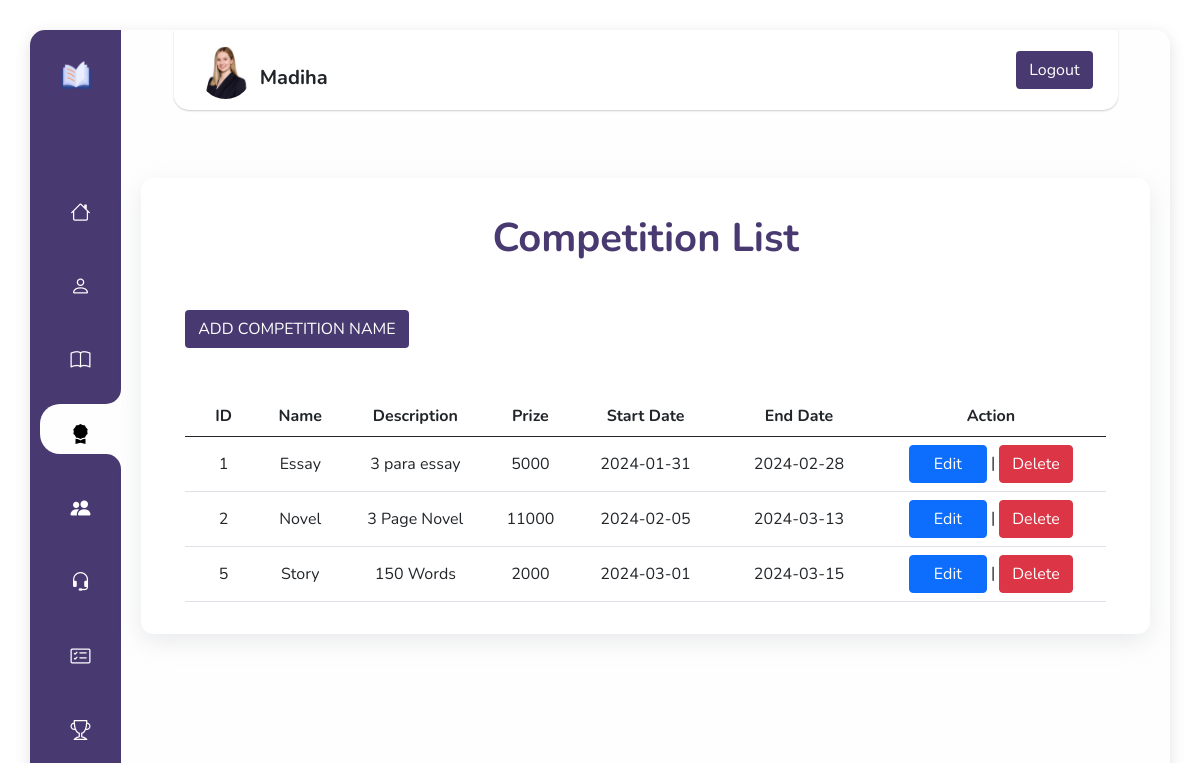
The page /dashboard/complist.php (signed in) on the database its author committed.
### tables this page shows
CREATE TABLE `competition_list` (
  `comp_id` int(11) NOT NULL,
  `comp_name` varchar(250) DEFAULT NULL,
  `comp_description` varchar(250) DEFAULT NULL,
  `comp_prize_amount` int(11) DEFAULT NULL,
  `comp_start_date` date DEFAULT NULL,
  `comp_end_date` date DEFAULT NULL
);

### dashboard/adminsession.php (called while the page is built, shortened)
<?php
include 'conn.php';
if(isset($_SESSION['adminid'])){
    $id = $_SESSION['adminid'];
    $query = "SELECT * FROM admins WHERE a_id = $id";
    $runn = mysqli_query($conn , $query);
    $rows = mysqli_fetch_array($runn);
    $user = $rows['a_name'];
}
else
header('location:adminlogin.php');
?>

### dashboard/complist.php (the view, shortened to what this page needs)
<?php
    include "conn.php";
    include 'adminsession.php';
    ?>
<!DOCTYPE html>
<html lang="en">
<head>
    <link rel="stylesheet" href="https://cdn.jsdelivr.net/npm/bootstrap@5.0.2/dist/css/bootstrap.min.css">
    <link rel="stylesheet" href="https://cdn.jsdelivr.net/npm/bootstrap-icons@1.11.2/font/bootstrap-icons.min.css">
    <link rel="stylesheet" href="https://stackpath.bootstrapcdn.com/font-awesome/4.7.0/css/font-awesome.min.css">
</head>
<body>
<main>
      <nav class="main-menu">
        <a href="../index.php"> <img class="sidelogo" src="images/book.png" alt="" /></a>
        <br><br><br>
       <div  class="row">
        <ul class="col">
          <li class="nav-item ">
            <a href="dashboard.php">
              <i class="bi bi-house nav-icon"></i>
            </a>
          </li>
          <br>
          <li class="nav-item">
            <a href="book.php">
              <i class="bi bi-person nav-icon"></i>
            </a>
          </li>
<br>
          <li class="nav-item ">
            <a href="publishbk.php">
              <i class="bi bi-book nav-icon"></i>
            </a>
          </li>
<br>
          <li class="nav-item active">
            <b></b>
            <b></b>
            <a href="complist.php">
              <i class="bi bi-award-fill nav-icon"></i>
            </a>
          </li>
<br>
          <li class="nav-item">
            <a href="customer.php">
              <i class="bi bi-people-fill nav-icon"></i>
            </a>
          </li>
<br>
          <li class="nav-item">
            <a href="dealer.php">
              <i class="bi bi-headset nav-icon"></i>
            </a>
          </li>
          <br>
          <li class="nav-item">
            <a href="orders.php">
            <i class="bi bi-card-checklist nav-icon"></i>
            </a>
          </li>
          <br>
          <li class="nav-item">
            <a href="winners.php">
            <i class="bi bi-trophy nav-icon"></i>
            </a>
          </li>
        </ul>
        </div>
      </nav>
    <header>
        <div class="nav-wrapper">
            <div class="logo-container">
            <img class="rounded-circle mt-1" src="<?php echo "images/" . $rows['a_img'] ?>" width="53">
            <h5 class="text-center text-dark mt-4 mx-2 fw-bolder">
              <?php echo $user; ?>
            </h5>
            </div>
            <nav>
            <a href="adminlogout.php" class="btn btncolor" tabindex="-1" role="button" aria-disabled="true">Logout</a>
          </nav>
          </div>
          <br><br>
          <section>
          <h1 class="text-center fw-bold" style="color: rgb(73, 57, 113);"7>Competition List</h1>
        <div class="container mt-5">
            <a class="btn btncolor" data-bs-theme="dark" href="comp_name.php">ADD COMPETITION NAME</a>
                <table class="table mt-5 text-center align-middle">
                    <thead>
                        <tr>
                            <th>ID</th>
                            <th>Name</th>
                            <th>Description</th>
                            <th>Prize</th>
                            <th>Start Date</th>
                            <th>End Date</th>
                            <th>Action</th>
                        </tr>
                    </thead>
                    <tbody>
                        <?php
                            $query = "SELECT * FROM competition_list";
                            $run = mysqli_query($conn ,$query);
                            if(mysqli_num_rows($run)){
                                while($row = mysqli_fetch_array($run)){
                        ?>
                        <tr>
                            <td class="col-1"><?php echo $row['comp_id']?></td>
                            <td class="col-1"><?php echo $row['comp_name']?></td>
                            <td class="col-2"><?php echo $row['comp_description']?></td>
                            <td class="col-1"><?php echo $row['comp_prize_amount']?></td>
                            <td class="col-2"><?php echo $row['comp_start_date']?></td>
                            <td class="col-2"><?php echo $row['comp_end_date']?></td>
                            <td>
                               <a class="btn btn-primary px-4" href="comp_edit.php?id=<?php echo $row['comp_id']?>"> Edit  </a> |
                            <a class="btn btn-danger" href="compdelete.php?id=<?php echo $row['comp_id']?>">Delete</a>
                 </td>
                        </tr>
                        <?php
                                }
                            }
                        ?>
                    </tbody>
                </table>
        </div>
          </section>
      </header>
      </main>
</body>
</html>

### dashboard/complist.php (style rules this page uses)
*, *::before, *::after { box-sizing: border-box; padding: 0; margin: 0; }
nav { user-select: none; -webkit-user-select: none; -moz-user-select: none; -ms-user-select: none; -o-user-select: none; }
nav ul, nav ul li { outline: 0; }
nav ul li a { text-decoration: none; }
body { font-family: "Nunito", sans-serif; display: flex; align-items: center; justify-content: center; min-height: 100vh; background-image: url(images/); background-repeat: no-repeat; background-size: cover; }
main { display: grid; grid-template-columns: 13% 87%; min-height: 100vh; width: 100%; margin: 40px; background: rgb(254, 254, 254); box-shadow: 0 0.5px 0 1px rgba(255, 255, 255, 0.23) inset, 0 1px 0 0 rgba(255, 255, 255, 0.66) inset, 0 4px 16px rgba(0, 0, 0, 0.12); border-radius: 15px; z-index: 10; }
.main-menu { overflow: hidden; background: rgb(73, 57, 113); padding-top: 10px; border-radius: 15px 0 0 15px; font-family: "Roboto", sans-serif; }
.sidelogo { display: none; }
.nav-item { position: relative; display: block; }
.nav-item a { position: relative; display: flex; flex-direction: row; align-items: center; justify-content: center; color: #fff; font-size: 1rem; padding: 15px 0; margin-left: 10px; border-top-left-radius: 20px; border-bottom-left-radius: 20px; }
.nav-item b:nth-child(1) { position: absolute; top: -15px; height: 15px; width: 100%; background: #fff; display: none; }
.nav-item b:nth-child(1)::before { content: ""; position: absolute; top: 0; left: 0; width: 100%; height: 100%; border-bottom-right-radius: 20px; background: rgb(73, 57, 113); }
.nav-item b:nth-child(2) { position: absolute; bottom: -15px; height: 15px; width: 100%; background: #fff; display: none; }
.nav-item b:nth-child(2)::before { content: ""; position: absolute; top: 0; left: 0; width: 100%; height: 100%; border-top-right-radius: 20px; background: rgb(73, 57, 113); }
.nav-item.active b:nth-child(1), .nav-item.active b:nth-child(2) { display: block; }
.nav-item.active a { text-decoration: none; color: #000; background: rgb(254, 254, 254); }
.nav-icon { width: 60px; height: 20px; font-size: 20px; text-align: center; }
@media (max-width: 1500px) { main { grid-template-columns: 6% 94%; } }
@media (max-width: 1500px) { .sidelogo { display: block; width: 30px; margin: 20px auto; } }
@media (max-width: 1310px) { main { grid-template-columns: 8% 92%; margin: 30px; } }
h1 { margin: 20px 0; color: #fff; }
.nav-wrapper { display: flex; position: relative; flex-direction: row; flex-wrap: nowrap; align-items: center; justify-content: space-between; margin: auto; width: 90%; height: 80px; border-radius: 0 0 15px 15px; padding: 0 25px; z-index: 2; background: #fff; box-shadow: 0 1px 2px rgba(0, 0, 0, 0.2); }
.logo-container { display: flex; justify-content: center; align-items: center; }
a { text-decoration: none; color: black; }
.btncolor { background: rgb(73, 57, 113); color: white; }
section { padding: 1rem 2rem; background-color: #fff; box-shadow: rgba(149, 157, 165, 0.2) 0px 8px 24px; border-radius: .8rem; }
section { margin: 20px; }

### rows shown on the page
competition_list: comp_id "1", comp_name "Essay", comp_description "3 para essay", comp_prize_amount "5000", comp_start_date "2024-01-31", comp_end_date "2024-02-28"
competition_list: comp_id "2", comp_name "Novel", comp_description "3 Page Novel", comp_prize_amount "11000", comp_start_date "2024-02-05", comp_end_date "2024-03-13"
competition_list: comp_id "5", comp_name "Story", comp_description "150 Words", comp_prize_amount "2000", comp_start_date "2024-03-01", comp_end_date "2024-03-15"

### other values the page prints
$user "Madiha"
